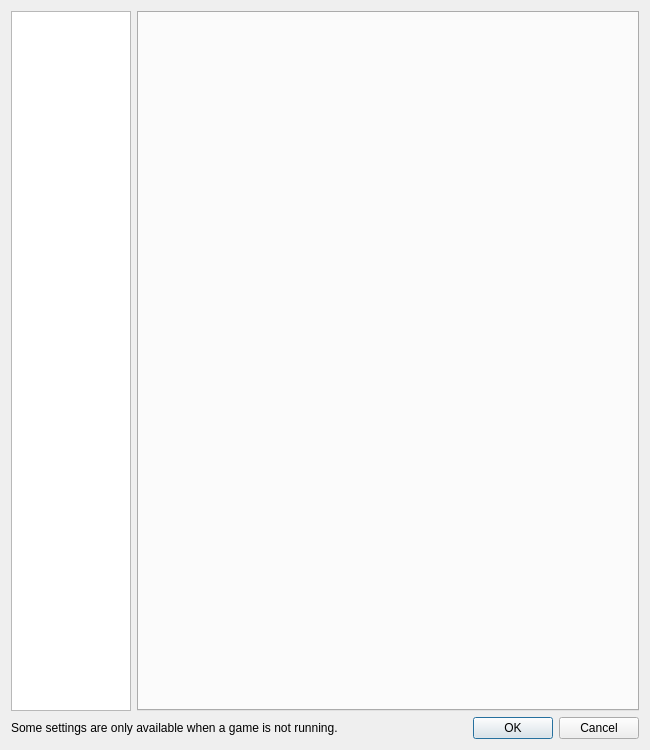
<?xml version="1.0" encoding="UTF-8"?>
<ui version="4.0">
 <class>ConfigureDialog</class>
 <widget class="QDialog" name="ConfigureDialog">
  <property name="geometry">
   <rect>
    <x>0</x>
    <y>0</y>
    <width>650</width>
    <height>750</height>
   </rect>
  </property>
  <property name="minimumSize">
   <size>
    <width>0</width>
    <height>750</height>
   </size>
  </property>
  <property name="windowTitle">
   <string>Eden Configuration</string>
  </property>
  <layout class="QVBoxLayout" name="verticalLayout">
   <item>
    <layout class="QHBoxLayout" name="horizontalLayout">
     <item>
      <widget class="QListWidget" name="selectorList">
       <property name="minimumSize">
        <size>
         <width>120</width>
         <height>0</height>
        </size>
       </property>
       <property name="maximumSize">
        <size>
         <width>120</width>
         <height>16777215</height>
        </size>
       </property>
      </widget>
     </item>
     <item>
      <widget class="QTabWidget" name="tabWidget">
       <property name="currentIndex">
        <number>-1</number>
       </property>
      </widget>
     </item>
    </layout>
   </item>
   <item>
    <layout class="QHBoxLayout" name="horizontalLayout_2">
     <property name="leftMargin">
      <number>0</number>
     </property>
     <property name="topMargin">
      <number>0</number>
     </property>
     <property name="rightMargin">
      <number>0</number>
     </property>
     <property name="bottomMargin">
      <number>0</number>
     </property>
     <item>
      <widget class="QLabel" name="label">
       <property name="text">
        <string>Some settings are only available when a game is not running.</string>
       </property>
      </widget>
     </item>
     <item>
      <widget class="QDialogButtonBox" name="buttonBox">
       <property name="standardButtons">
        <set>QDialogButtonBox::StandardButton::Cancel|QDialogButtonBox::StandardButton::Ok</set>
       </property>
      </widget>
     </item>
    </layout>
   </item>
  </layout>
 </widget>
 <resources/>
 <connections>
  <connection>
   <sender>buttonBox</sender>
   <signal>accepted()</signal>
   <receiver>ConfigureDialog</receiver>
   <slot>accept()</slot>
   <hints>
    <hint type="sourcelabel">
     <x>20</x>
     <y>20</y>
    </hint>
    <hint type="destinationlabel">
     <x>20</x>
     <y>20</y>
    </hint>
   </hints>
  </connection>
  <connection>
   <sender>buttonBox</sender>
   <signal>rejected()</signal>
   <receiver>ConfigureDialog</receiver>
   <slot>reject()</slot>
   <hints>
    <hint type="sourcelabel">
     <x>20</x>
     <y>20</y>
    </hint>
    <hint type="destinationlabel">
     <x>20</x>
     <y>20</y>
    </hint>
   </hints>
  </connection>
 </connections>
</ui>
